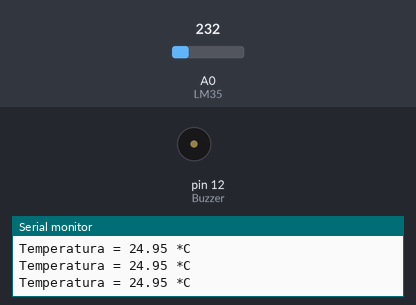
Simulated run of this sketch. Board: Arduino Uno, built with avr-gcc and run on an emulated ATmega328P. Parts: buzzer (waves = sounding), the last lines printed to the serial monitor. The inputs (shaded band) are chosen by the test bench; at power-on: A0 (LM35) = 232.

Above: at 1.3 s.
1.4 s: A0 (LM35) set to 260
3.2 s: A0 (LM35) set to 280
At 4.9 s:
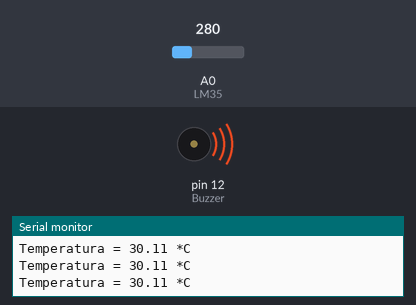
Timing chart, 0 to 6.4 s (numbered marks = the images above; inputs shaded):
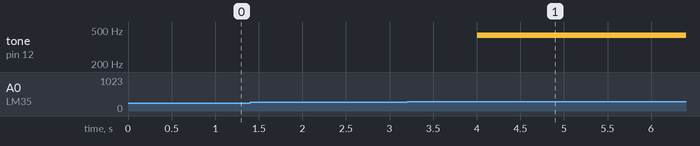

Measured:
- the behaviour switches between 269 and 270 on A0 (LM35) (found by bisection; images 0 and 1)
- after the input at 3.2 s, tone on pin 12 (Buzzer): silent → 432 Hz after 0.81 s

The sketch:

termostato.ino
```cpp
const int LM35 = 0;
float temperatura = 0;
int ADClido = 0;
const int Buzzer = 12;

void setup() {
  Serial.begin(9600);
  analogReference(INTERNAL);
  pinMode(Buzzer, OUTPUT);
}

void loop() {
  ADClido = analogRead(LM35);
  temperatura = ADClido * 0.1075268817;
  Serial.print("Temperatura = ");
  Serial.print(temperatura);
  Serial.println(" *C");
  delay(500);
  if(temperatura > 29){
    ADClido = analogRead(LM35);
    temperatura = ADClido * 0.1075268817;
    if(temperatura>29){
      tone(Buzzer,432);
    }
  }
  else{
    noTone(Buzzer);
  }
}
```
